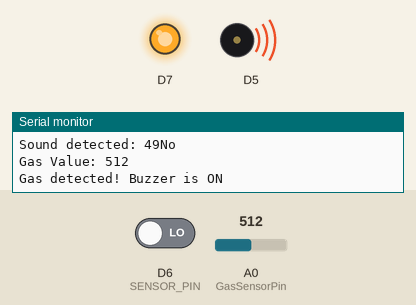
The sketch below on a simulated ESP8266 (NodeMCU). Parts: output pins drawn as LEDs (lit = HIGH), buzzer (waves = sounding), the last lines printed to the serial monitor. The test bench sets the inputs (shaded band); at power-on: A0 (GasSensorPin) = 512, D6 (SENSOR_PIN) LOW. WiFi joins after 1.5 s; servers stay silent unless stated.

Above: at 2.1 s.
3.1 s: A0 (GasSensorPin) set to 358
6.6 s: A0 (GasSensorPin) set to 342
At 8.5 s:
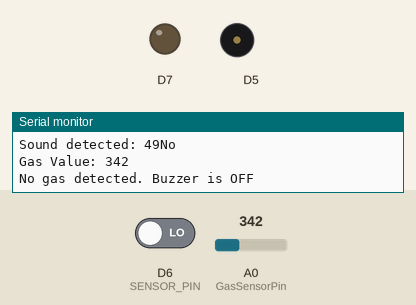
9.6 s: A0 (GasSensorPin) set to 360
At 11.2 s:
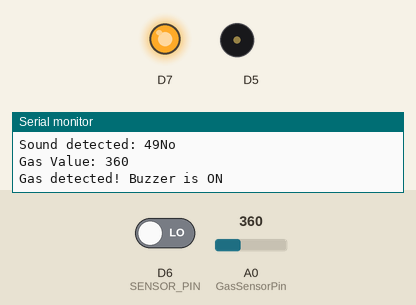
13.8 s: A0 (GasSensorPin) set to 340
At 14.3 s:
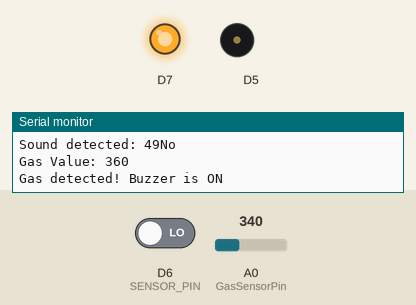
Timing chart, 0 to 16.8 s (numbered marks = the images above; inputs shaded):
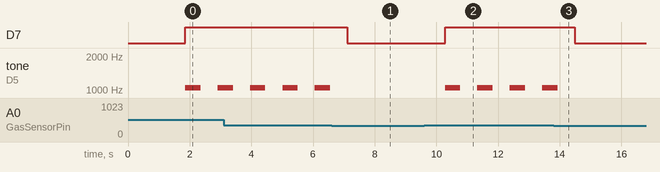

Measured:
- the behaviour switches between 351 and 350 on A0 (GasSensorPin) (found by bisection; images 0 and 1)
- after the input at 6.6 s, D7: HIGH → LOW after 0.51 s; tone on D5: stops changing and stays silent
- after the input at 9.6 s, D7: LOW → HIGH after 0.68 s; tone on D5: alternates 1050 Hz for 0.50 s and silent for 0.55 s, starting after 0.68 s
- after the input at 13.8 s, D7: HIGH → LOW after 0.69 s; tone on D5: goes on until 13.9 s, then stays silent
- by itself, tone on D5: alternates 1050 Hz for 0.50 s and silent for 0.55 s

The sketch:

IOt_Cp_code2.ino
```cpp
#define BLYNK_TEMPLATE_ID "TMPL3TcdyXgmW"
#define BLYNK_TEMPLATE_NAME "weather monitoring systemCopy"
#define BLYNK_PRINT Serial
#define SENSOR_PIN D6 // Define the digital pin to which the sound sensor is connected
#include <BlynkSimpleEsp8266.h>
#include <ESP8266WiFi.h>
#define GasSensorPin A0
const int sampleWindow = 50; // Sample window width in mS (50 mS = 20Hz)
unsigned int sample;

char auth[] = "GgUGUB8kRkfa-3knfSbuIGIHIVy-QU33"; // Enter your Auth token
char ssid[] = "A 31"; // Enter your WIFI name
char pass[] = "vipra2004"; // Enter your WIFI password

void setup() {
  Serial.begin(9600);
  Blynk.begin(auth, ssid, pass, "blynk.cloud", 80);
 pinMode(D7,OUTPUT);
}

void loop() {
 Blynk.run(); // Run the Blynk library

  unsigned long startMillis = millis(); // Start of sample window
  float peakToPeak = 0; // peak-to-peak level

  unsigned int signalMax = 0; //minimum value
  unsigned int signalMin = 1; //maximum value

  // collect data for 50 mS
  while (millis() - startMillis < sampleWindow) {
    sample = digitalRead(SENSOR_PIN); // Read digital input from the sensor
    if (sample == HIGH) {
      signalMax = HIGH; // If sound is detected, set the max signal value to HIGH
    }
    else {
      signalMin = LOW; // If no sound is detected, set the min signal value to LOW
    }
  }

  peakToPeak = signalMax - signalMin; // max - min = peak-peak amplitude
   int db = map(peakToPeak, 0, 1, 49.5, 90); //calibrate for deciBels (not needed for digital pin)

  Serial.print("Sound detected: ");
  Serial.print(db);
  Serial.println(peakToPeak ? "Yes" : "No"); // Print if sound is detected or not

  Blynk.virtualWrite(V0, peakToPeak ? 1 : 0);
   if(db == 49) {
    WidgetLED led1(V0);
     led1.off();
     digitalWrite(D7,LOW);
//If the value is 1, the LED widget is dimmed
  } else if (db == 90) {
    WidgetLED led1(V0);
    led1.on();
     tone(14,1000,500);
  digitalWrite(D7,HIGH);
  Blynk.logEvent("sound_detection","Loud Sound");
  }
  int gasValue = analogRead(GasSensorPin);

  int gasThreshold = 350;

  Serial.print("Gas Value: ");
  Serial.println(gasValue);

  if (gasValue > gasThreshold) {
      WidgetLED led2(V1);
     led2.on();
    Serial.println("Gas detected! Buzzer is ON");
    tone(14,1050,500);
   digitalWrite(D7,HIGH);
   Blynk.logEvent("gas_detection","Gas Leakage (Gas Detected)");
  } else {
     WidgetLED led2(V1);
     led2.off();
    Serial.println("No gas detected. Buzzer is OFF");
   digitalWrite(D7,LOW);
  }
  delay(1000);
}
```
